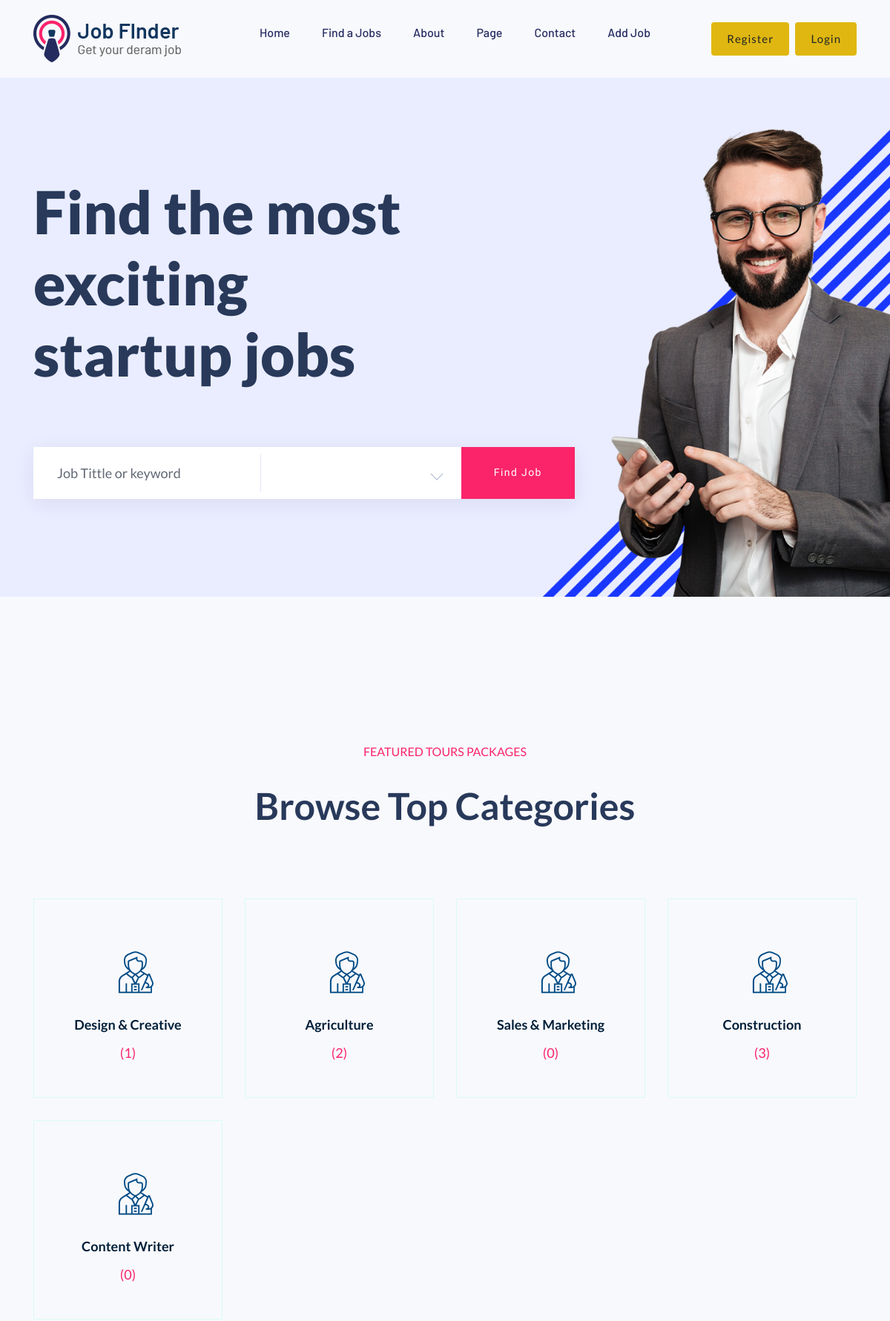
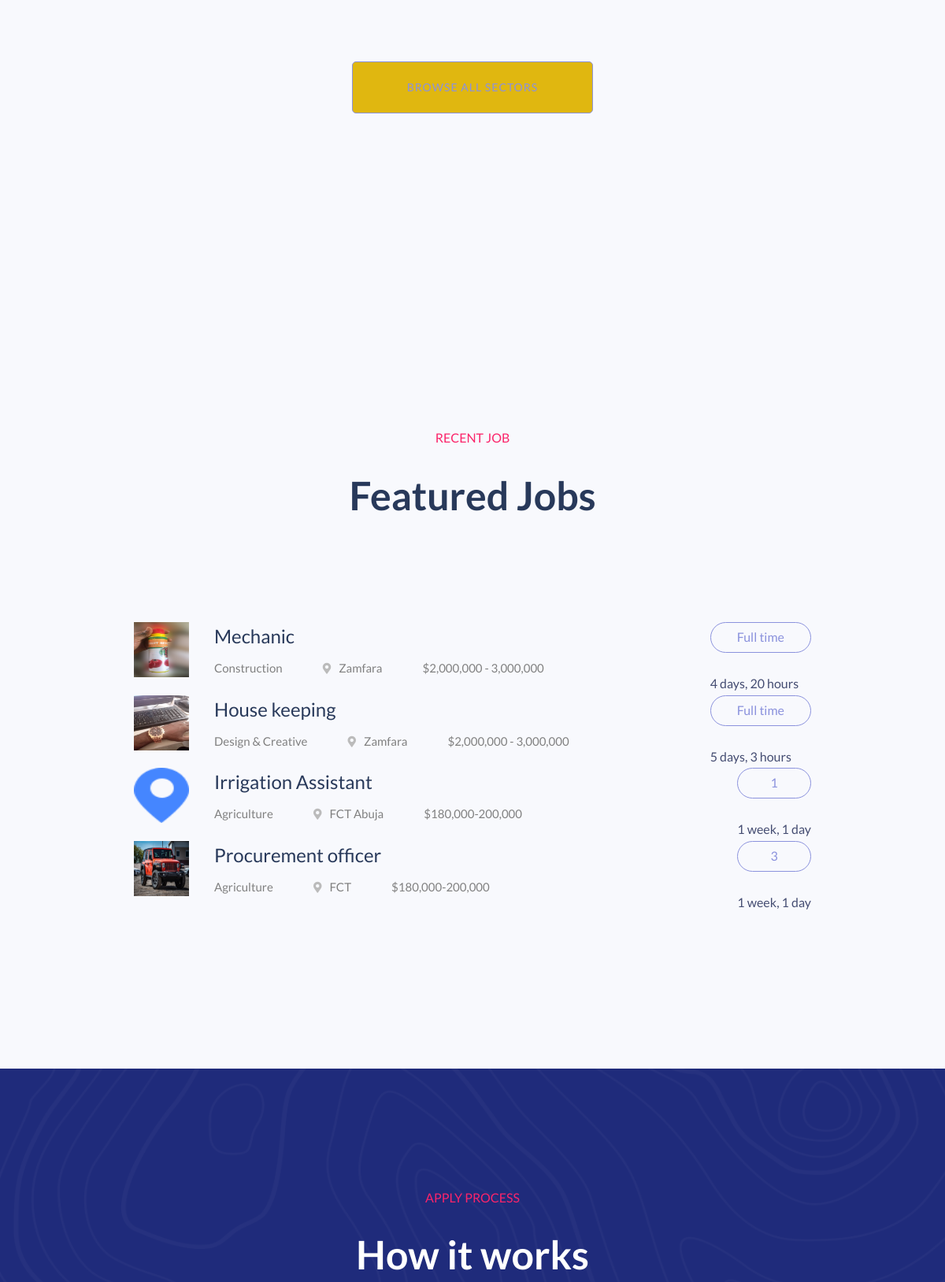
The page / (upper part) on the database its author committed (2 pictures, top to bottom).
### searchApp/models.py (models this page shows, shortened)
class JobCategory(models.Model):
    name = models.CharField(max_length=255)
    description = models.TextField()

class JobDescription(models.Model):
    job = models.ForeignKey(JobPosting, on_delete=models.CASCADE)
    description = models.TextField()
    required_knowledge = models.TextField(max_length=2000)
    education_experience = models.TextField(max_length=2000)

class JobPosting(models.Model):
    EMPLOYMENT_TYPES = [
    ('Full time', 'Full time'),
    ('Part time', 'Part time'),
    ('Internship', 'Internship'),
]
    posted_by = models.ForeignKey(CustomUser, on_delete=models.CASCADE, null=True)
    job_title = models.CharField(max_length=255)
    company_name = models.CharField(max_length=255, null=True)
    location = models.CharField(max_length=255)
    job_category = models.ForeignKey(JobCategory, on_delete=models.CASCADE)
    employment_type = models.CharField(max_length=255, choices=EMPLOYMENT_TYPES, null=True)# Full-time, Part-time, Internship, etc.
    salary_range = models.CharField(max_length=255)  # Optional
    date_posted = models.DateTimeField(auto_now_add=True)
    closing_date = models.DateField(default=timezone.now)
    logo = models.ImageField(upload_to='company_logo/', null = True)
    company_info =models.TextField(max_length=1000, null=True)
    company_web = models.URLField(max_length=255, null=True)
    company_email = models.EmailField(max_length=255, null=True)

### searchApp/views.py (the view)
# urls.py: path('', v.index, name='index'),
def index(request):
    if request.method =='GET':
        search = request.GET.get('search')
        jobs = JobDescription.objects.filter(Q(job__job_title__icontains = search)|Q(job__location__icontains = search)) if search else None
        location = JobCategory.objects.annotate(get_count = Count('jobposting__job_title'))
        recent_jobs = JobDescription.objects.all().order_by('-job__date_posted')[:4]
    context = {
        'jobs':jobs,
        'locations':location,
        'recents':recent_jobs
    }
    return render(request, 'searchApp/index.html', context)

### searchApp/templates/searchApp/index.html (shortened to what this page needs)
{% extends 'searchApp/base/base.html' %}
{% load static %}
{% block content %}
    <main>
        <div class="slider-area ">
            <div class="slider-active">
                <div class="single-slider slider-height d-flex align-items-center" data-background="{% static 'searchApp/img/hero/h1_hero.jpg' %}">
                    <div class="container">
                        <div class="row">
                            <div class="col-xl-6 col-lg-9 col-md-10">
                                <div class="hero__caption">
                                    <h1>Find the most exciting startup jobs</h1>
                                </div>
                            </div>
                        </div>
                        <div class="row">
                            <div class="col-xl-8">
                                <form action="." class="search-box" method="get">
                                    <div class="input-form">
                                        <input type="text" name="search" placeholder="Job Tittle or keyword">
                                    </div>
                                    <div class="select-form">
                                    </div>
                                    <div class="search-form">
                                        <a href="#">Find job</a>
                                    </div>
                                </form>
                            </div>
                        </div>
                    </div>
                </div>
            </div>
        </div>
        <div class="our-services section-pad-t30">
            <div class="container">
                <div class="row">
                    <div class="col-lg-12">
                        <div class="section-tittle text-center">
                            <span>FEATURED TOURS Packages</span>
                            <h2>Browse Top Categories </h2>
                        </div>
                    </div>
                </div>
                <div class="row d-flex justify-contnet-center">
                    {% for location in locations %}
                    <div class="col-xl-3 col-lg-3 col-md-4 col-sm-6">
                        <div class="single-services text-center mb-30">
                            <div class="services-ion">
                                <span class="flaticon-tour"></span>
                            </div>
                            <div class="services-cap">
                               <h5><a href="{% url 'job_category' cat_id=location.id %}">{{location.name}}</a></h5>
                                <span>({{location.get_count}})</span>
                            </div>
                        </div>
                    </div>
                    {% endfor %}
                </div>
                <div class="row">
                    <div class="col-lg-12">
                        <div class="browse-btn2 text-center mt-50">
                            <a href="{% url 'job_listing' %}" class="border-btn2" style="background-color: rgb(224, 183, 16);">Browse All Sectors</a>
                        </div>
                    </div>
                </div>
            </div>
        </div>
        <section class="featured-job-area feature-padding">
            <div class="container">
                <div class="row">
                    <div class="col-lg-12">
                        <div class="section-tittle text-center">
                            <span>Recent Job</span>
                            <h2>Featured Jobs</h2>
                        </div>
                    </div>
                </div>
                <div class="row justify-content-center">
                    <div class="col-xl-10">
                        <div class="single-job-items mb-30">
                            {% for recent in recents %}
                            <div class="job-items">
                                <div class="company-img">
                                    <a href="{% url 'job_details' job_id=recent.id %}"><img src="{{ recent.job.logo.url}}" alt="" style="width: 70px; height: 70px;"></a>
                                </div>
                                <div class="job-tittle">
                                    <a href="{% url 'job_details' job_id=recent.id %}"><h4>{{ recent.job.job_title}}</h4></a>
                                    <ul>
                                        <li>{{ recent.job.job_category.name }}</li>
                                        <li><i class="fas fa-map-marker-alt"></i>{{ recent.job.location}}</li>
                                        <li>${{ recent.job.salary_range }}</li>
                                    </ul>
                                </div>
                            </div>
                            <div class="items-link f-right">
                                <a href="{% url 'job_details' job_id=recent.id %}">{{ recent.job.employment_type}}</a>
                                <span>{{ recent.job.date_posted|timesince}}</span>
                            </div>
                            {% endfor %}
                        </div>
                    </div>
                </div>
            </div>
        </section>
        <div class="apply-process-area apply-bg pt-150 pb-150" data-background="assets/img/gallery/how-applybg.png">
            <div class="container">
                <div class="row">
                    <div class="col-lg-12">
                        <div class="section-tittle white-text text-center">
                            <span>Apply process</span>
                            <h2> How it works</h2>
                        </div>
                    </div>
                </div>
             </div>
        </div>
    </main>
{% endblock %}

### rows shown on the page
JobCategory: name "Design & Creative", get_count "1"
JobCategory: name "Agriculture", get_count "2"
JobCategory: name "Sales & Marketing", get_count "0"
JobCategory: name "Construction", get_count "3"
JobCategory: name "Content Writer", get_count "0"
JobDescription: job.logo (picture), job.job_title "Mechanic", job.job_category.name "Construction", job.location "Zamfara", job.salary_range "2,000,000 - 3,000,000", job.employment_type "Full time", job.date_posted "4 days, 20 hours"
JobDescription: job.logo (picture), job.job_title "House keeping", job.job_category.name "Design & Creative", job.location "Zamfara", job.salary_range "2,000,000 - 3,000,000", job.employment_type "Full time", job.date_posted "5 days, 3 hours"
JobDescription: job.logo (picture), job.job_title "Irrigation Assistant", job.job_category.name "Agriculture", job.location "FCT Abuja", job.salary_range "180,000-200,000", job.employment_type "1", job.date_posted "1 week, 1 day"
JobDescription: job.logo (picture), job.job_title "Procurement officer", job.job_category.name "Agriculture", job.location "FCT", job.salary_range "180,000-200,000", job.employment_type "3", job.date_posted "1 week, 1 day"
